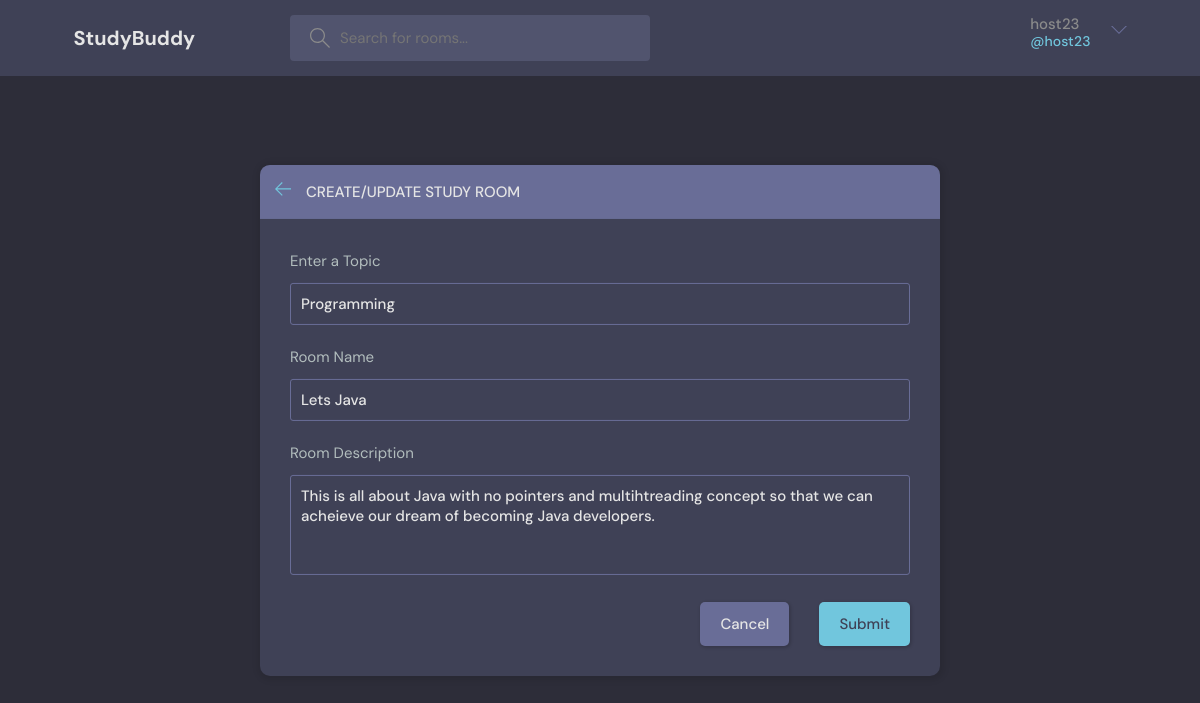
Page /update-room/5/ (signed in) on the committed database.
### base/models.py (models this page shows, shortened)
class Room(models.Model):
    host = models.ForeignKey(User, on_delete=models.SET_NULL,null=True)
    topic = models.ForeignKey(Topic, on_delete=models.SET_NULL,null=True)
    name = models.CharField(max_length=200)
    desc = models.TextField(null=True, blank=True)
    members = models.ManyToManyField(User,related_name='members',blank=True)
    updated = models.DateTimeField(auto_now=True)
    created = models.DateTimeField(auto_now_add=True)
    class Meta:
        ordering = ['-updated','-created']

class Topic(models.Model):
    name = models.CharField(max_length=200)

### base/views.py (the view, shortened to what this page needs)
# urls.py: path('update-room/<str:pk>/',views.updateroom,name="update-room"),
@login_required(login_url='login')
def updateroom(request,pk):
    room = Room.objects.get(id=pk)
    form = RoomForm(instance=room)
    topics = Topic.objects.all()
    if request.user != room.host:
        return HttpResponse('You are not allowed here!!')
    context={'form':form,'topics':topics,'room':room}
    return render(request,'base/room_form.html',context)

### base/forms.py
class RoomForm(ModelForm):
    class Meta:
        model= Room
        fields = '__all__' #we can render all models fields
        exclude = {'host','members'} #so that these two fields

### base/templates/base/room_form.html (shortened to what this page needs)
{% extends 'main.html' %}
{% block content %}
<main class="create-room layout">
  <div class="container">
    <div class="layout__box">
      <div class="layout__boxHeader">
        <div class="layout__boxTitle">
          <a href="{{request.META.HTTP_REFERER}}">
            <svg version="1.1" xmlns="http://www.w3.org/2000/svg" width="32" height="32" viewBox="0 0 32 32">
              <title>arrow-left</title>
              <path
                d="M13.723 2.286l-13.723 13.714 13.719 13.714 1.616-1.611-10.96-10.96h27.625v-2.286h-27.625l10.965-10.965-1.616-1.607z">
              </path>
            </svg>
          </a>
          <h3>Create/Update Study Room</h3>
        </div>
      </div>
      <div class="layout__body">
        <form class="form" action="" method="POST">
          <div class="form__group">
            <label for="room_topic">Enter a Topic</label>
            <input required type="text" value="{{room.topic.name}}" name="topic" list="topic-list" />
          </div>
          <div class="form__group">
            <label for="room_name">Room Name</label>
            {{form.name}}
          </div>
          <div class="form__group">
            <label for="room_description">Room Description</label>
            {{form.desc}}
          </div>
          <div class="form__action">
            <a class="btn btn--dark" href="{{request.META.HTTP_REFERER}}">Cancel</a>
            <button class="btn btn--main" type="submit">Submit</button>
          </div>
        </form>
      </div>
    </div>
  </div>
</main>
{% endblock content %}

### templates/navbar.html (shortened to what this page needs)
{% load static %}
<header class="header header--loggedIn">
  <div class="container">
    <a href="{% url 'home' %}" class="header__logo">
      <h1>StudyBuddy</h1>
    </a>
    <form class="header__search" method="GET" action="{% url 'home' %}">
      <label>
        <input name="q" placeholder="Search for rooms..." />
      </label>
    </form>
    <nav class="header__menu">
      {% if request.user.is_authenticated %}
      <div class="header__user">
        <a href="{% url 'update-user' %}">
          <p>
            {{request.user.username}} <span>@{{request.user.username}}</span>
          </p>
        </a>
        <button class="dropdown-button">
          <svg
            version="1.1"
            xmlns="http://www.w3.org/2000/svg"
            width="32"
            height="32"
            viewBox="0 0 32 32"
          >
            <title>chevron-down</title>
            <path d="M16 21l-13-13h-3l16 16 16-16h-3l-13 13z"></path>
          </svg>
        </button>
      </div>
      {% else %}
      <a href="{% url 'login' %}">
        <h1 style="font-size: larger;">Login</h1>
      </a>
      {% endif %}
    </nav>
  </div>
</header>

### static/styles/style.css (style rules this page uses)
:root { --color-main: #71c6dd; --color-main-light: #e1f6fb; --color-dark: #3f4156; --color-dark-medium: #51546e; --color-dark-light: #696d97; --color-light: #e5e5e5; --color-gray: #8b8b8b; --color-light-gray: #b2bdbd; --color-bg: #2d2d39; --color-success: #5dd693; --color-error: #fc4b0b; }
* { font-family: "DM Sans", -apple-system, BlinkMacSystemFont, "Segoe UI", Roboto, Oxygen, Ubuntu, Cantarell, "Open Sans", "Helvetica Neue", sans-serif; margin: 0; padding: 0; box-sizing: border-box; text-rendering: optimizeLegibility; font-size: inherit; }
html { font-size: 56.25%; }
@media only screen and (min-width: 1200px) { html { font-size: 62.5%; } }
body { line-height: 1.6; font-weight: 400; font-size: 1.5rem; color: var(--color-light-gray); background-color: var(--color-bg); min-height: 100vh; }
a { display: inline-block; color: var(--color-main); text-decoration: none; }
.container { max-width: 120rem; width: 90%; margin: auto; }
.btn { background-color: transparent; border: none; display: inline-flex; align-items: center; gap: 1rem; cursor: pointer; transition: all ease-in-out 0.3s; padding: 1rem 2rem; border-radius: 5px; box-shadow: 1px 1px 3px 1px rgba(0, 0, 0, 0.15); font-weight: 500; }
.btn--main { background-color: var(--color-main); color: var(--color-dark); }
.btn--dark { background-color: var(--color-dark-light); color: var(--color-light); }
.header { padding: 1.5rem; background-color: var(--color-dark); }
.header > .container { display: flex; gap: 9.5rem; }
.header__logo, .header__user { display: flex; gap: 2rem; align-items: center; }
.header__logo > h1 { font-weight: 700; font-size: 2rem; color: var(--color-light); }
.header__search > label { background-color: var(--color-dark-medium); padding: 1.3rem 1rem; display: flex; align-items: center; gap: 1rem; border-radius: 4px; }
.header__search svg { fill: var(--color-gray); width: 2rem; height: 2rem; margin-left: 1rem; }
.header__search input { width: 30rem; background: transparent; border: none; outline: none; color: var(--color-light); }
.header__menu { margin-left: auto; position: relative; }
.header__menu a { display: flex; gap: 1.5rem; align-items: center; font-weight: 500; text-decoration: none; color: var(--color-gray); }
.header__menu p { line-height: 1.2; }
.header__menu span { color: var(--color-main); font-weight: 500; font-size: 1.4rem; display: block; }
.header__menu svg { width: 1.6rem; height: 1.6rem; fill: var(--color-dark-light); }
.dropdown-button { background: transparent; border: 0; outline: 0; cursor: pointer; }
.layout { margin-top: 2.4rem; }
.layout > .container { display: flex; justify-content: space-between; align-items: flex-start; }
.layout__box { width: 90%; max-width: 48rem; min-height: 40rem; position: absolute; top: 50%; left: 50%; transform: translate(-50%, -46%); background-color: var(--color-dark); border-radius: 1rem; box-shadow: 1px 1px 6px 3px rgba(0, 0, 0, 0.1); overflow: hidden; }
.layout__boxHeader { display: flex; padding: 1.5rem; background-color: var(--color-dark-light); }
.layout__boxTitle { display: flex; gap: 1.5rem; align-items: center; }
.layout__boxTitle h3 { text-transform: uppercase; font-weight: 500; color: var(--color-light); }
.layout__boxTitle svg { width: 1.6rem; height: 1.6rem; fill: var(--color-main); }
.layout__body { margin: 3rem; }
.form__group { margin-bottom: 2rem; width: 100%; }
.form__group label { display: block; font-size: 1.5rem; margin-bottom: 1rem; }
.form__group input, .form__group textarea, .form__group select { background: transparent; border: 1px solid var(--color-dark-light); padding: 1rem; border-radius: 3px; width: 100%; color: var(--color-light); font-weight: 500; outline: none; }
.form__group textarea { background: transparent; height: 10rem; resize: none; }
.form__action { display: flex; justify-content: flex-end; gap: 3rem; }
.create-room.layout .layout__box { max-width: 68rem; }

### rows in the picture
Room: topic "Programming", name "Lets Java", desc "This is all about Java with no pointers and multihtreading concept so that we can acheieve our dream of becoming Java developers."

### other values in the picture
{{ request.user.username }} "host23"
